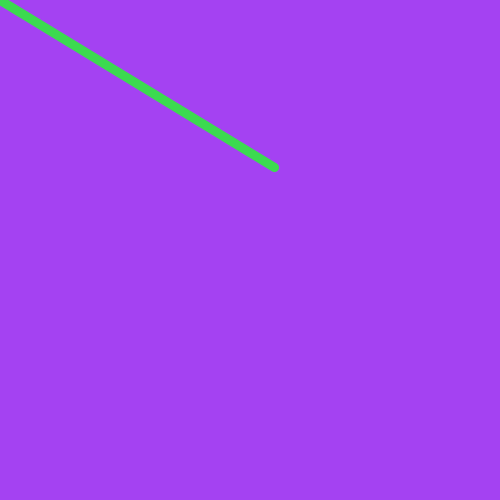
Frame 1 (no input)
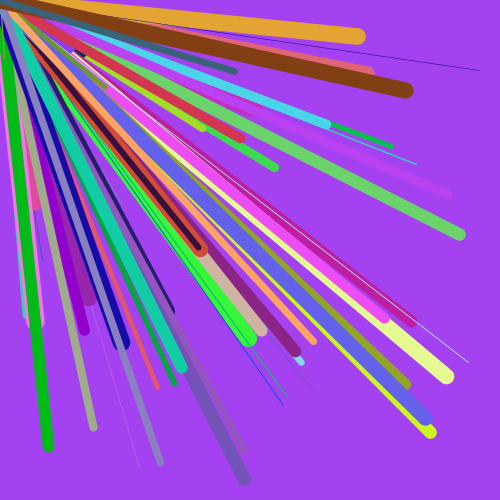
Frame 60 (the mouse pressed at the canvas centre just before this capture)
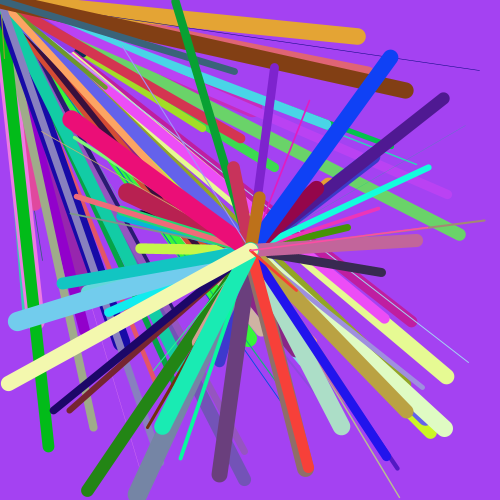
Frame 120 (the mouse held since frame 60 and released just before this capture)

The Processing sketch that drew these frames (run headless with seeded random() and noise(); from frame 60 on, the mouse is pressed at the canvas centre):

// Processing sketch: Random_stuff
// ── Random_stuff.pde
void setup(){
  size(500,500);
  frameRate(12);
  background(random(255),random(255),random(255));
}

void draw(){
  stroke(random(255),random(255),random(255));
  strokeWeight(random(0,20));
 line(mouseX,mouseY,random(500),random(500));
 
}
